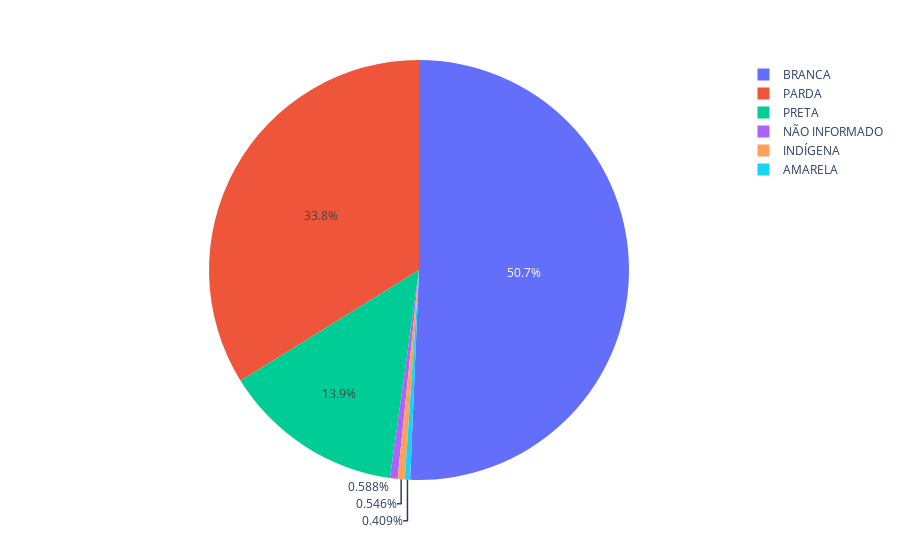

Notebook code for this chart:
### Code cell
# dep_color_prop = dep_color_elected / len(dep_elected)
# plot_barh_prop(dep_color_prop, "Composição da Câmara por Cor", "Proporção de eleitos(as)",
#                "Cor")

px.pie(dep_color, values=dep_color.values, names=dep_color.index)

### Figure 1 — Plotly figure (JSON) as saved in the notebook; plotly's stock layout.template omitted (floating-point values rounded to 4 significant figures)
{"data": [{"domain": {"x": [0, 1], "y": [0, 1]}, "hovertemplate": "DS_COR_RACA=%{label}<br>value=%{value}<extra></extra>", "labels": ["AMARELA", "INDÍGENA", "NÃO INFORMADO", "PRETA", "PARDA", "BRANCA"], "legendgroup": "", "name": "", "showlegend": true, "type": "pie", "values": [39, 52, 56, 1329, 3225, 4829]}], "layout": {"legend": {"tracegroupgap": 0}, "margin": {"t": 60}}}
